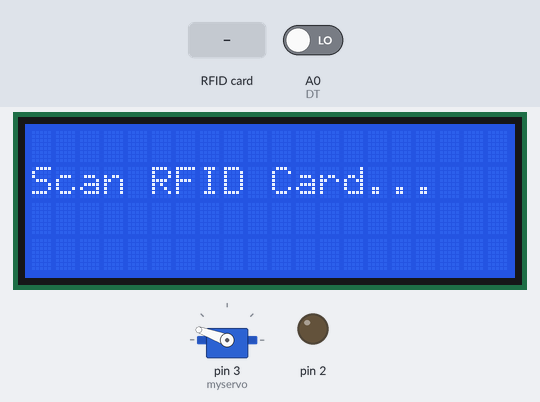
Bench run of a sketch on a simulated Arduino Uno, built with avr-gcc and run on an emulated ATmega328P. On the bench: servo, 20×4 character LCD, output pins drawn as LEDs (lit = HIGH). The inputs (shaded band) are chosen by the test bench; at power-on: A0 (DT) LOW. Pins used as bus, display or sensor lines are not drawn; what the sketch prints to the serial monitor is not drawn.

Above: at 3.3 s.
3.4 s: RFID card BA C3 D9 63 held to the reader
At 4.4 s:
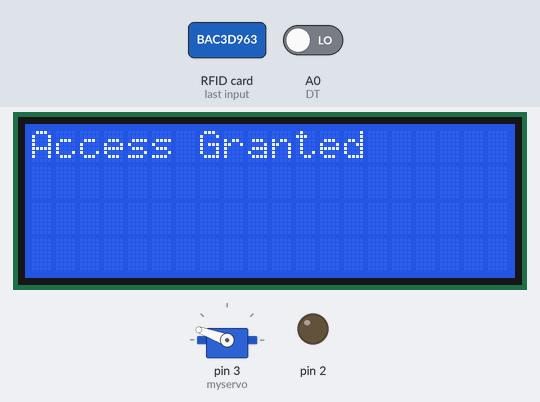
At 5.7 s:
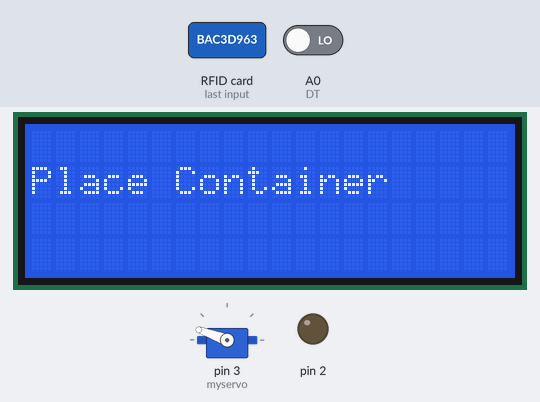
Timing chart, 0 to 7.2 s (numbered marks = the images above; inputs shaded):
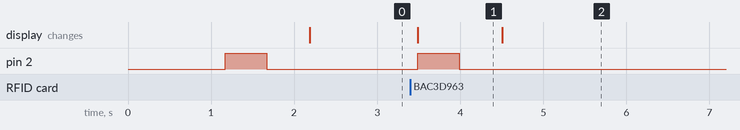

Measured:
- after the input at 3.4 s, pin 2: LOW → HIGH after 0.09 s, → LOW 0.50 s later; the display: changes after 0.09 s (image 1)
- what the display in image 1 shows lasts 1.0 s, from 3.5 s to 4.5 s

The sketch:

CODE.ino
```cpp
#include <SPI.h>
#include <MFRC522.h>
#include <Servo.h>
#include <LiquidCrystal_I2C.h>

#define SS_PIN 10
#define RST_PIN 9

#define DT A0
#define SCK A1
#define sw 9

MFRC522 mfrc522(SS_PIN, RST_PIN);
LiquidCrystal_I2C lcd(0x27, 20, 4);
Servo myservo;

long sample = 0;
float val = 0;
long count = 0;

bool potPlaced = false;
bool prevPotPlaced = false;

int y = 0;

String uid1 = "BA C3 D9 63";
String uid2 = "05 3A B0 C0 08 B0 C1";


unsigned long readCount(void)
{
    unsigned long Count = 0;
    pinMode(DT, OUTPUT);
    digitalWrite(DT, HIGH);
    digitalWrite(SCK, LOW);

    pinMode(DT, INPUT);
    while (digitalRead(DT));

    for (byte i = 0; i < 24; i++)
    {
        digitalWrite(SCK, HIGH);
        Count <<= 1;
        digitalWrite(SCK, LOW);
        if (digitalRead(DT)) Count++;
    }

    digitalWrite(SCK, HIGH);
    Count ^= 0x800000;
    digitalWrite(SCK, LOW);

    return Count;
}


void setup()
{
    SPI.begin();
    mfrc522.PCD_Init();

    Serial.begin(9600);

    myservo.attach(3);
    myservo.write(160);

    pinMode(SCK, OUTPUT);
    pinMode(sw, INPUT_PULLUP);
    pinMode(2, OUTPUT);

    lcd.init();
    lcd.backlight();

    calibrate();
}

void loop()
{
    lcd.clear();
    lcd.setCursor(0, 1);
    lcd.print("Scan RFID Card...");
    Serial.println("Scan RFID Card...");

    while (!mfrc522.PICC_IsNewCardPresent())
    {
        delay(50);
    }

    if (!mfrc522.PICC_ReadCardSerial()) return;

    String content = "";
    for (byte i = 0; i < mfrc522.uid.size; i++)
    {
        content.concat(String(mfrc522.uid.uidByte[i] < 0x10 ? " 0" : " "));
        content.concat(String(mfrc522.uid.uidByte[i], HEX));
    }
    content.toUpperCase();
    content = content.substring(1);

    Serial.print("UID: ");
    Serial.println(content);


    if (content == uid1 || content == uid2)
    {
        Serial.println("AUTHORIZED");
        lcd.clear();
        lcd.setCursor(0, 0);
        lcd.print("Access Granted");

        digitalWrite(2, HIGH); delay(500);
        digitalWrite(2, LOW);  delay(500);
    }
    else
    {
        Serial.println("ACCESS DENIED");
        lcd.clear();
        lcd.setCursor(0, 0);
        lcd.print("ACCESS DENIED");

        for (int i = 0; i < 3; i++)
        {
            digitalWrite(2, HIGH); delay(500);
            digitalWrite(2, LOW);  delay(500);
        }
        return;
    }


    while (true)
    {
        count = readCount();
        int w = -((count - sample) / val);

        potPlaced = (w > 3);

        if (!potPlaced)
        {
            lcd.clear();
            lcd.setCursor(0, 1);
            lcd.print("Place Container");
            Serial.println("Place Container");

            myservo.write(160);
            prevPotPlaced = false;

            delay(300);
            continue;
        }


        if (potPlaced && !prevPotPlaced)
        {
            lcd.clear();
            lcd.setCursor(0, 0);
            lcd.print("Container Placed");

            digitalWrite(2, HIGH); delay(500);
            digitalWrite(2, LOW);  delay(500);

            lcd.clear();
            lcd.setCursor(0, 1);
            lcd.print("Enter Quantity:");
            Serial.println("Enter Quantity:");

            while (Serial.available()) Serial.read();
            while (!Serial.available());

            y = Serial.parseInt();

            lcd.clear();
            lcd.setCursor(0, 0);
            lcd.print("Entered: ");
            lcd.print(y);
            lcd.print(" g");

            delay(1500);
            lcd.clear();
        }


        if (y > 0)
        {
            lcd.setCursor(0, 1);
            lcd.print("Target:");
            lcd.print(y);
            lcd.print("g ");

            lcd.setCursor(0, 0);
            lcd.print("Current:");
            lcd.print(w);
            lcd.print("g ");

            if (w >= y)
            {
                myservo.write(160);
                lcd.setCursor(0, 3);
                lcd.print("Collect Rice");

                for (int i = 0; i < 2; i++)
                {
                    digitalWrite(2, HIGH); delay(500);
                    digitalWrite(2, LOW);  delay(500);
                }

                delay(2000);
                y = 0;
                break;
            }
            else
            {
                myservo.write(90);
            }
        }

        prevPotPlaced = potPlaced;
        delay(200);
    }
}


void calibrate()
{
    lcd.setCursor(0, 1);
    lcd.print("Calibrating...");
    sample = 0;

    for (int i = 0; i < 100; i++)
    {
        count = readCount();
        sample += count;
    }

    sample /= 100;
    val = 400.0;

    lcd.setCursor(0, 0);
    lcd.print("Calibration OK");

    delay(1000);

    digitalWrite(2, HIGH); delay(500);
    digitalWrite(2, LOW);  delay(500);
}
```
